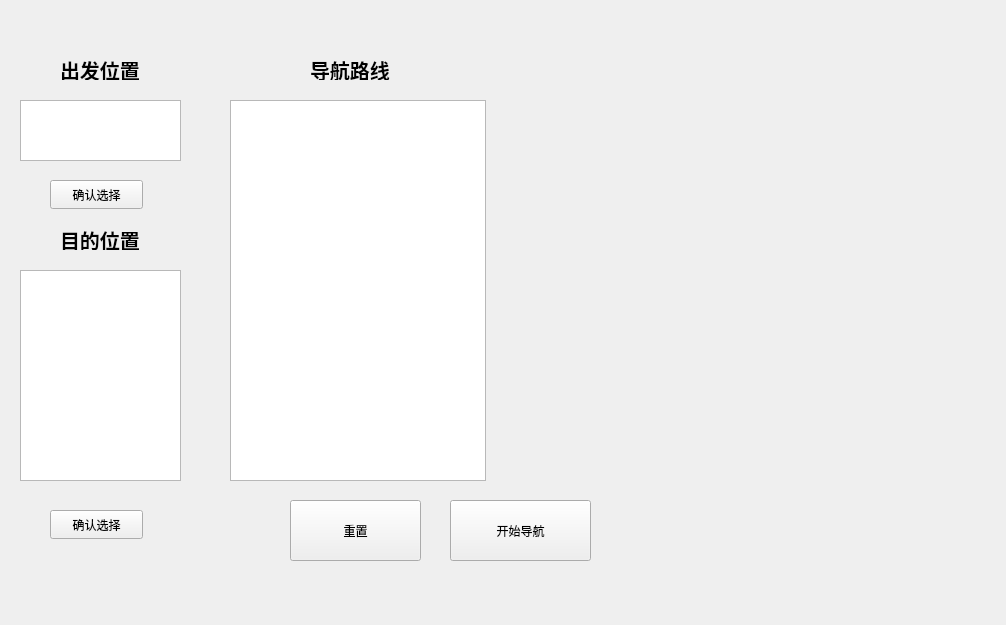
<?xml version="1.0" encoding="UTF-8"?>
<ui version="4.0">
 <class>MapWin</class>
 <widget class="QWidget" name="MapWin">
  <property name="geometry">
   <rect>
    <x>0</x>
    <y>0</y>
    <width>1006</width>
    <height>625</height>
   </rect>
  </property>
  <property name="windowTitle">
   <string>Form</string>
  </property>
  <widget class="QLabel" name="label">
   <property name="geometry">
    <rect>
     <x>60</x>
     <y>60</y>
     <width>91</width>
     <height>20</height>
    </rect>
   </property>
   <property name="font">
    <font>
     <family>新宋体</family>
     <pointsize>-1</pointsize>
     <italic>false</italic>
     <bold>true</bold>
    </font>
   </property>
   <property name="styleSheet">
    <string notr="true">QLabel{font: bold 20px;}</string>
   </property>
   <property name="text">
    <string>出发位置</string>
   </property>
  </widget>
  <widget class="QLabel" name="label_2">
   <property name="geometry">
    <rect>
     <x>60</x>
     <y>230</y>
     <width>91</width>
     <height>20</height>
    </rect>
   </property>
   <property name="font">
    <font>
     <family>新宋体</family>
     <pointsize>-1</pointsize>
     <italic>false</italic>
     <bold>true</bold>
    </font>
   </property>
   <property name="styleSheet">
    <string notr="true">QLabel{font: bold 20px;}</string>
   </property>
   <property name="text">
    <string>目的位置</string>
   </property>
   <property name="textFormat">
    <enum>Qt::AutoText</enum>
   </property>
  </widget>
  <widget class="QTextBrowser" name="textBrowser">
   <property name="geometry">
    <rect>
     <x>20</x>
     <y>100</y>
     <width>161</width>
     <height>61</height>
    </rect>
   </property>
   <property name="font">
    <font>
     <family>微软雅黑</family>
     <pointsize>16</pointsize>
    </font>
   </property>
  </widget>
  <widget class="QTextBrowser" name="textBrowser_2">
   <property name="geometry">
    <rect>
     <x>20</x>
     <y>270</y>
     <width>161</width>
     <height>211</height>
    </rect>
   </property>
   <property name="font">
    <font>
     <family>微软雅黑</family>
     <pointsize>16</pointsize>
    </font>
   </property>
  </widget>
  <widget class="QPushButton" name="pushButton">
   <property name="geometry">
    <rect>
     <x>50</x>
     <y>180</y>
     <width>93</width>
     <height>29</height>
    </rect>
   </property>
   <property name="font">
    <font>
     <family>宋体</family>
    </font>
   </property>
   <property name="text">
    <string>确认选择</string>
   </property>
  </widget>
  <widget class="QPushButton" name="pushButton_2">
   <property name="geometry">
    <rect>
     <x>50</x>
     <y>510</y>
     <width>93</width>
     <height>29</height>
    </rect>
   </property>
   <property name="font">
    <font>
     <family>宋体</family>
    </font>
   </property>
   <property name="text">
    <string>确认选择</string>
   </property>
  </widget>
  <widget class="QLabel" name="label_3">
   <property name="geometry">
    <rect>
     <x>310</x>
     <y>60</y>
     <width>91</width>
     <height>20</height>
    </rect>
   </property>
   <property name="font">
    <font>
     <family>新宋体</family>
     <pointsize>-1</pointsize>
     <italic>false</italic>
     <bold>true</bold>
    </font>
   </property>
   <property name="styleSheet">
    <string notr="true">QLabel{font: bold 20px;}</string>
   </property>
   <property name="text">
    <string>导航路线</string>
   </property>
  </widget>
  <widget class="QTextBrowser" name="textBrowser_3">
   <property name="geometry">
    <rect>
     <x>230</x>
     <y>100</y>
     <width>256</width>
     <height>381</height>
    </rect>
   </property>
   <property name="font">
    <font>
     <stylestrategy>PreferDefault</stylestrategy>
    </font>
   </property>
  </widget>
  <widget class="QPushButton" name="pushButton_3">
   <property name="geometry">
    <rect>
     <x>290</x>
     <y>500</y>
     <width>131</width>
     <height>61</height>
    </rect>
   </property>
   <property name="font">
    <font>
     <family>宋体</family>
    </font>
   </property>
   <property name="text">
    <string>重置</string>
   </property>
  </widget>
  <widget class="QPushButton" name="pushButton_4">
   <property name="geometry">
    <rect>
     <x>450</x>
     <y>500</y>
     <width>141</width>
     <height>61</height>
    </rect>
   </property>
   <property name="font">
    <font>
     <family>宋体</family>
    </font>
   </property>
   <property name="text">
    <string>开始导航</string>
   </property>
  </widget>
 </widget>
 <resources/>
 <connections/>
</ui>
